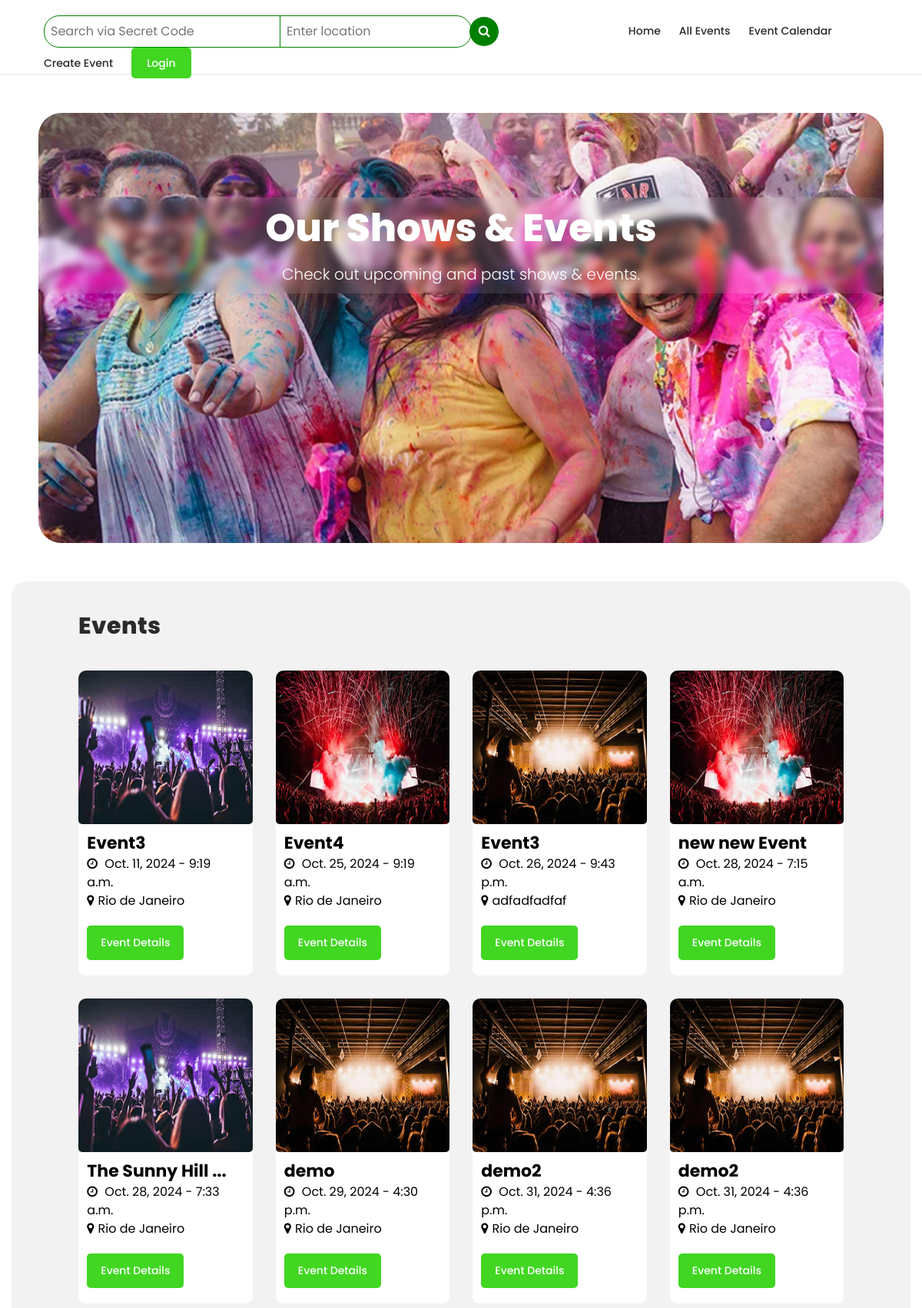
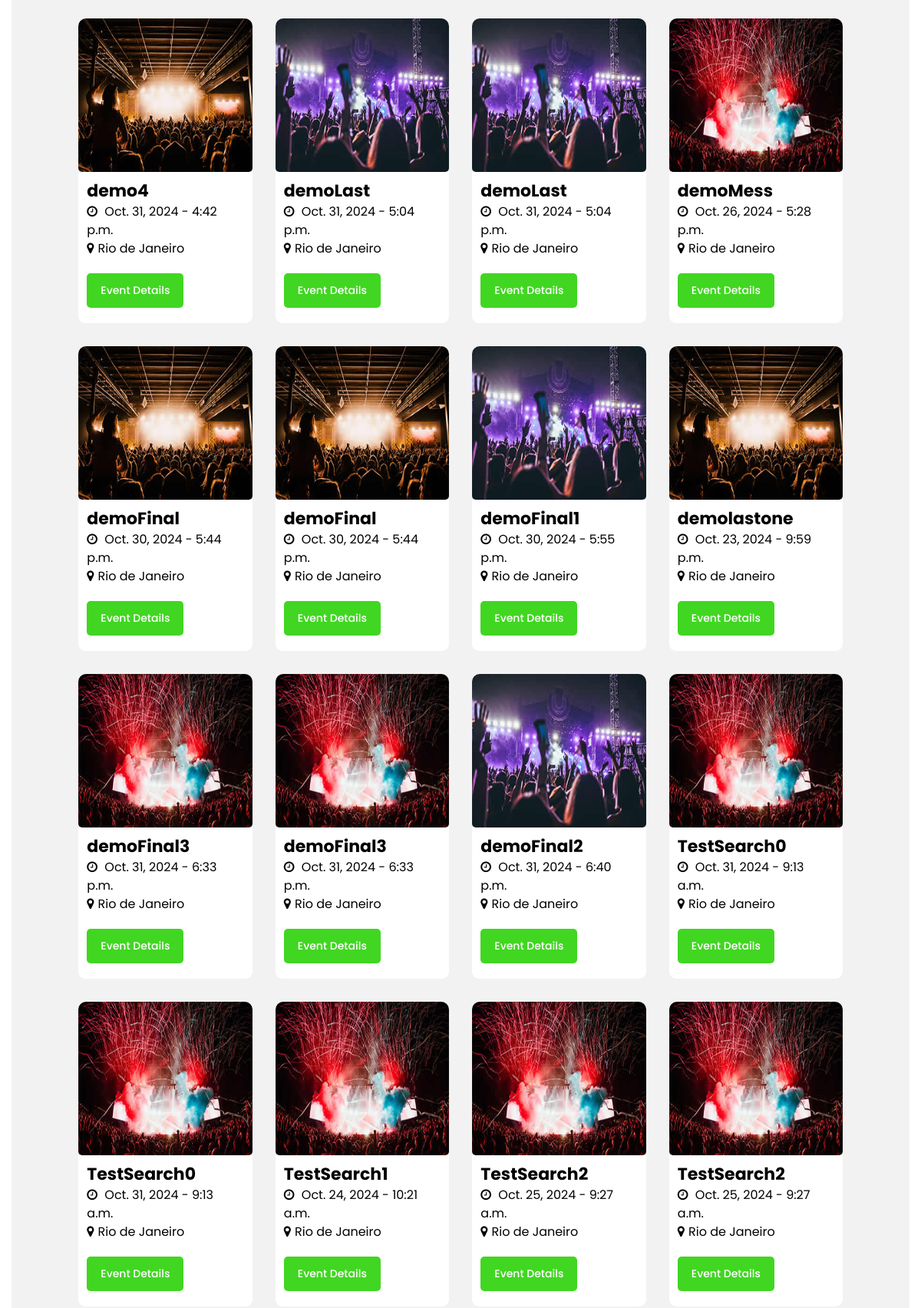
The app's page /api/events/ (upper part) with its own data (2 pictures, top to bottom).
### EMS/models.py (models this page shows, shortened)
class EventData(models.Model):
    CATEGORY_CHOICES = [
        ('private', 'Private'),
        ('public', 'Public'),
    ]
    ART_CATEGORY_CHOICES = [
        ('music', 'Music'),
        ('nightlife', 'Nightlife'),
        ('performingVisualArts', 'Performing & Visual Arts'),
        ('holidays', 'Holidays'),
        ('dating', 'Dating'),
        ('hobbies', 'Hobbies'),
        ('business', 'Business'),
        ('foodDrink', 'Food & Drink'),
        ('other', 'Other'),
    ]
    SAVING_MODE_CHOICES = [
        ('draft', 'Draft'),
        ('publish', 'Publish'),
    ]
    user = models.ForeignKey(User, on_delete=models.CASCADE)
    name = models.CharField(max_length=100)
    category = models.CharField(max_length=10, choices=CATEGORY_CHOICES, blank=True)
    art_category = models.CharField(max_length=20, choices=ART_CATEGORY_CHOICES, blank=True, default='other')
    image = models.ImageField(upload_to='event_images/',blank=True)
    description = models.TextField(blank=True)
    link = models.CharField(max_length=500,blank=True)
    instructions = models.TextField(blank=True)
    geast_list = models.TextField(blank=True)
    place_info = models.CharField(max_length=200, blank=True)
    start_date = models.DateField()
    end_date = models.DateField()
    start_time = models.TimeField()
    end_time = models.TimeField()
    created_user = models.ForeignKey('auth.User', on_delete=models.CASCADE, related_name='created_user')
    updated_user = models.ForeignKey('auth.User', on_delete=models.CASCADE, related_name='updated_user')
    created_date = models.DateField(auto_now_add=True)
    updated_date = models.DateField(auto_now_add=True)
    sitting_plan = models.ImageField(upload_to='sitting_plan_files/', blank=True)
    schedule_plan = models.ImageField(upload_to='schedule_plan_files/', blank=True)
    hashTags = models.CharField(max_length=100, blank=True)
    saving_mode = models.CharField(max_length=20, choices=SAVING_MODE_CHOICES, default='draft')

### EMS/views.py (the view)
# urls.py: path('api/events/', views.search_place, name='search_place'),
def search_place(request):
    location = request.GET.get('location', '')
    location = location.split(",")[0]
    events = EventData.objects.all()
    if location:
        events = events.filter(place_info__icontains=location)
    return render(request, 'events/categorySearch.html', {'events' : events})

### EMS/templatetags/custom_filters.py (called while the page is built)
@register.filter
def name_shorter(value):
    if(value.__len__() < 15):
        return value[0:15]
    else:
        return value[0:15]+"..."

### EMS/templates/events/categorySearch.html (shortened to what this page needs)
{% extends 'base/base.html' %}
{% load custom_filters %}
{% block content %}
<div class="page-heading-shows-events">
    <div class="container"
        style="background: rgb(247 247 247 / 10%);backdrop-filter: blur(5px);-webkit-backdrop-filter: blur(10px);border-radius: 10px;display: flex;align-items: center;justify-content: center;overflow: hidden;padding: 10px;">
        <div class="row">
            <div class="col-lg-12">
                <h2>Our Shows & Events</h2>
                <span>Check out upcoming and past shows & events.</span>
            </div>
        </div>
    </div>
</div>
<div class="venue-tickets">
    <div class="container-fluid">
        <div class="row" style="width: 90%;margin: auto;">
            <div class="col-lg-12">
                <div class="section-heading">
                    <h2>{{cat_name}} Events</h2>
                </div>
            </div>
            {% for event in events %}
            <div class="col-lg-3">
                <div class="venue-item" style="border-radius: 10px; overflow: hidden;">
                    <div class="thumb" style="border-radius: 5px; overflow: hidden;">
                        <img src="/media/{{ event.image }}" alt="" height="200px">
                    </div>
                    <div class="down-content" style="border-radius: 0 0 9px 9px; overflow: hidden;">
                        <div class="right-content">
                            <h4>{{event.name|name_shorter}}</h4>
                            <ul>
                                <li class="datetime"><i class="fa fa-clock-o"></i> {{event.start_date}} - {{event.start_time}}<p style="display: none;">{{event.end_date}} - {{event.end_time}}</p>
                                </li>
                                <li><i class="fa fa-map-marker"></i>{{event.place_info}}</li>
                            </ul>
                            <div class="main-white-button" style="margin: 20px 0;bottom: 0;">
                                <a href="{% url 'event_detail' event.id %}" class="login_btn">Event Details</a>
                            </div>
                        </div>
                    </div>
                </div>
            </div>
            {% endfor %}
        </div>
    </div>
</div>
{% endblock content %}

### EMS/static/EMS/css/tooplate-artxibition.css (style rules this page uses)
html, body, div, span, applet, object, iframe, h1, h2, h3, h4, h5, h6, p, blockquote, div pre, a, abbr, acronym, address, big, cite, code, del, dfn, em, font, img, ins, kbd, q, s, samp, small, strike, strong, sub, sup, tt, var, b, u, i, center, dl, dt, dd, ol, ul, li, figure, header, nav, section, article, aside, footer, figcaption { margin: 0; padding: 0; border: 0; outline: 0; }
ul, li { padding: 0; margin: 0; list-style: none; }
* { box-sizing: border-box; }
html, body { font-family: 'Poppins', sans-serif; font-weight: 400; background-color: #fff; font-size: 16px; -ms-text-size-adjust: 100%; -webkit-font-smoothing: antialiased; -moz-osx-font-smoothing: grayscale; }
a { text-decoration: none !important; }
h1, h2, h3, h4, h5, h6 { margin-top: 0px; margin-bottom: 0px; }
h4 { line-height: 30px; }
ul { margin-bottom: 0px; }
html, body { background: #fff; font-family: 'Poppins', sans-serif; }
.section-heading { margin-top: 40px; margin-bottom: 40px; }
.section-heading h2 { font-size: 30px; font-weight: 800; color: #2a2a2a; text-transform: capitalize; letter-spacing: 0.5px; margin-top: 0px; margin-bottom: 0px; }
.main-white-button a { display: inline-block; font-size: 14px; padding: 12px 18px; background-color: #fff; color: #2a2a2a; text-align: center; font-weight: 500; text-transform: capitalize; transition: all .3s; border-radius: 5px; }
.login_btn { background: #41d622 !important; color: white !important; padding: 0 20px; border-radius: 5px }
.venue-tickets:nth-child(even) { margin: 0px 15px; background: #8080801a; border-radius: 20px; }
.venue-tickets { margin: 0px 15px; }
.venue-tickets .venue-item { margin-bottom: 23px; }
.venue-item .thumb img { width: 100%; overflow: hidden; }
.venue-item .down-content { background-color: white; position: relative; display: inline-block; z-index: 1; width: 100%; color: black; }
.venue-item .down-content .right-content { margin-left: 5%; }
.venue-item .down-content .right-content h4 { font-size: 22px; color: black; font-weight: 700; margin-top: 10px; }
.venue-item .down-content .right-content ul li { display: inline-block; color: black; font-size: 16px; margin-right: 20px;; }
.venue-item .down-content .right-content ul li i { margin-right: 5px; }
.page-heading-shows-events { background-image: url(../images/all_event_bg.png); background-size: cover; background-repeat: no-repeat; padding: 110px 0px; text-align: center; width: auto; margin: auto; height: 70vh; border-radius: 30px; margin: 50px; }
.page-heading-shows-events h2 { font-size: 50px; color: #fff; font-weight: 800; margin-bottom: 15px; }
.page-heading-shows-events span { font-size: 20px; color: #fff; font-weight: 300; padding: 0px 250px; display: inline-block; }

### records on screen
EventData: image (picture), name|name_shorter "Event3", start_date "Oct. 11, 2024", start_time "9:19 a.m.", place_info "Rio de Janeiro"
EventData: image (picture), name|name_shorter "Event4", start_date "Oct. 25, 2024", start_time "9:19 a.m.", place_info "Rio de Janeiro"
EventData: image (picture), name|name_shorter "Event3", start_date "Oct. 26, 2024", start_time "9:43 p.m.", place_info "adfadfadfaf"
EventData: image (picture), name|name_shorter "new new Event", start_date "Oct. 28, 2024", start_time "7:15 a.m.", place_info "Rio de Janeiro"
EventData: image (picture), name|name_shorter "The Sunny Hill ...", start_date "Oct. 28, 2024", start_time "7:33 a.m.", place_info "Rio de Janeiro"
EventData: image (picture), name|name_shorter "demo", start_date "Oct. 29, 2024", start_time "4:30 p.m.", place_info "Rio de Janeiro"
EventData: image (picture), name|name_shorter "demo2", start_date "Oct. 31, 2024", start_time "4:36 p.m.", place_info "Rio de Janeiro"
EventData: image (picture), name|name_shorter "demo2", start_date "Oct. 31, 2024", start_time "4:36 p.m.", place_info "Rio de Janeiro"
EventData: image (picture), name|name_shorter "demo4", start_date "Oct. 31, 2024", start_time "4:42 p.m.", place_info "Rio de Janeiro"
EventData: image (picture), name|name_shorter "demoLast", start_date "Oct. 31, 2024", start_time "5:04 p.m.", place_info "Rio de Janeiro"
EventData: image (picture), name|name_shorter "demoLast", start_date "Oct. 31, 2024", start_time "5:04 p.m.", place_info "Rio de Janeiro"
EventData: image (picture), name|name_shorter "demoMess", start_date "Oct. 26, 2024", start_time "5:28 p.m.", place_info "Rio de Janeiro"
EventData: image (picture), name|name_shorter "demoFinal", start_date "Oct. 30, 2024", start_time "5:44 p.m.", place_info "Rio de Janeiro"
EventData: image (picture), name|name_shorter "demoFinal", start_date "Oct. 30, 2024", start_time "5:44 p.m.", place_info "Rio de Janeiro"
EventData: image (picture), name|name_shorter "demoFinal1", start_date "Oct. 30, 2024", start_time "5:55 p.m.", place_info "Rio de Janeiro"
EventData: image (picture), name|name_shorter "demolastone", start_date "Oct. 23, 2024", start_time "9:59 p.m.", place_info "Rio de Janeiro"
EventData: image (picture), name|name_shorter "demoFinal3", start_date "Oct. 31, 2024", start_time "6:33 p.m.", place_info "Rio de Janeiro"
EventData: image (picture), name|name_shorter "demoFinal3", start_date "Oct. 31, 2024", start_time "6:33 p.m.", place_info "Rio de Janeiro"
EventData: image (picture), name|name_shorter "demoFinal2", start_date "Oct. 31, 2024", start_time "6:40 p.m.", place_info "Rio de Janeiro"
EventData: image (picture), name|name_shorter "TestSearch0", start_date "Oct. 31, 2024", start_time "9:13 a.m.", place_info "Rio de Janeiro"
EventData: image (picture), name|name_shorter "TestSearch0", start_date "Oct. 31, 2024", start_time "9:13 a.m.", place_info "Rio de Janeiro"
EventData: image (picture), name|name_shorter "TestSearch1", start_date "Oct. 24, 2024", start_time "10:21 a.m.", place_info "Rio de Janeiro"
EventData: image (picture), name|name_shorter "TestSearch2", start_date "Oct. 25, 2024", start_time "9:27 a.m.", place_info "Rio de Janeiro"
EventData: image (picture), name|name_shorter "TestSearch2", start_date "Oct. 25, 2024", start_time "9:27 a.m.", place_info "Rio de Janeiro"
